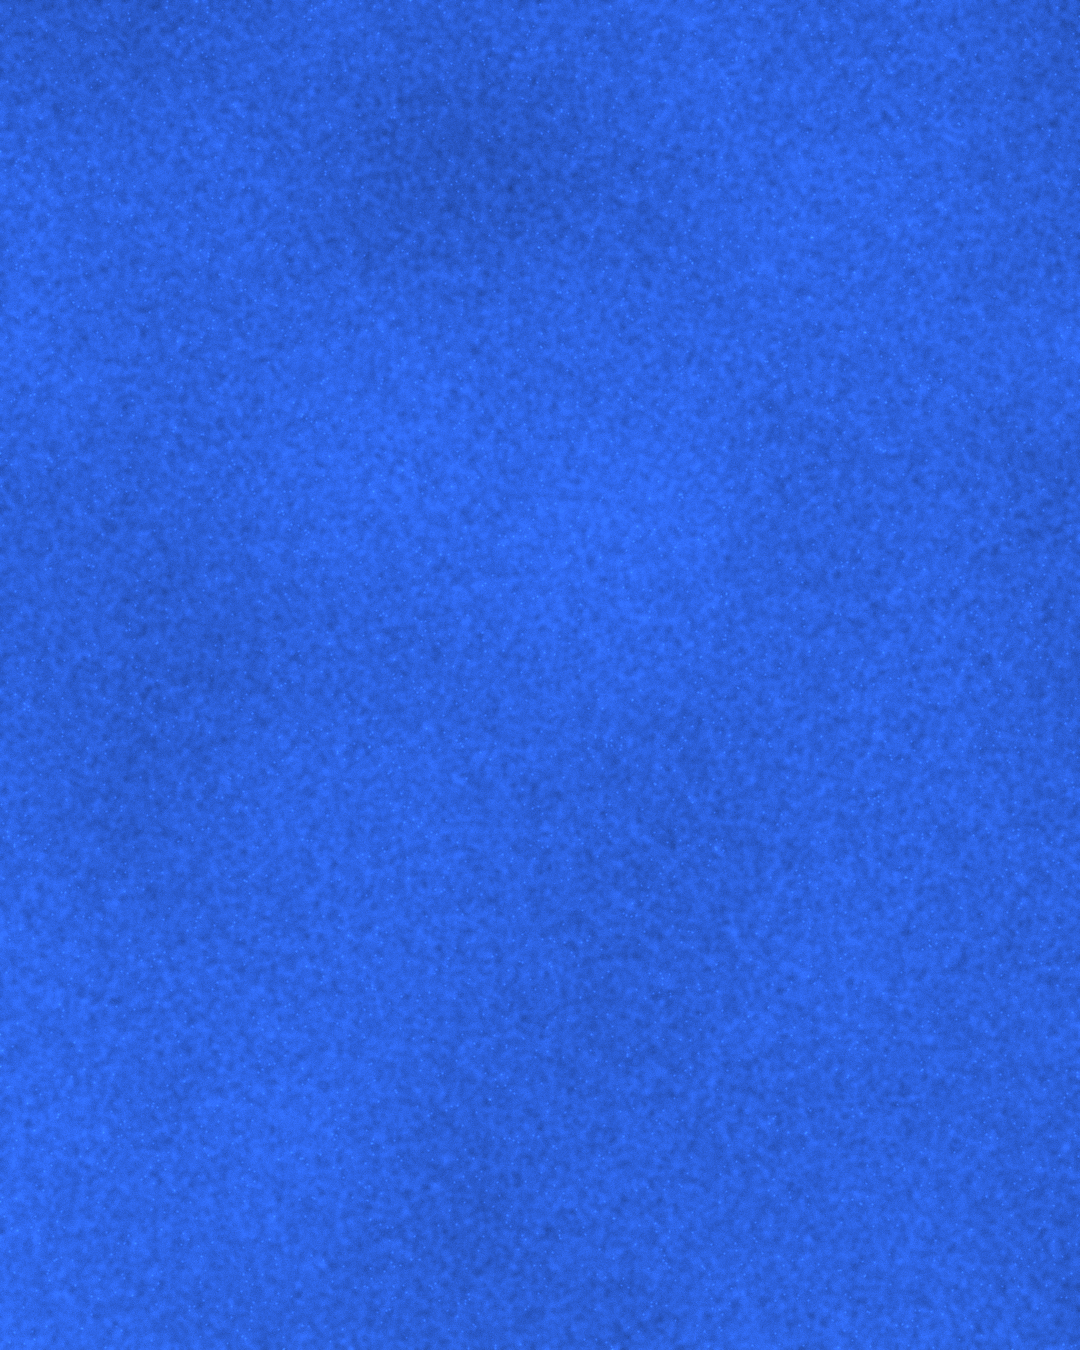

Generate this figure with Python:
"""Generate a 1080x1350 felt-texture background in Buildify blue."""
import numpy as np
from PIL import Image
from scipy.ndimage import gaussian_filter as g
rng = np.random.default_rng(7)
W, H = 1080, 1350
n = lambda: rng.normal(0, 1, (H, W))
mid = g(n(), 2.2); mid /= mid.std()
low = g(n(), 70); low /= low.std()
fib = g((rng.random((H, W)) > 0.9975) * 6.0, 0.7)
base = np.array([46, 98, 222], float)
lum = 1 + 0.03 * n() + 0.045 * mid + 0.03 * low + 0.18 * fib
Image.fromarray(np.clip(base * lum[..., None], 0, 255).astype(np.uint8)).save("felt.png")
